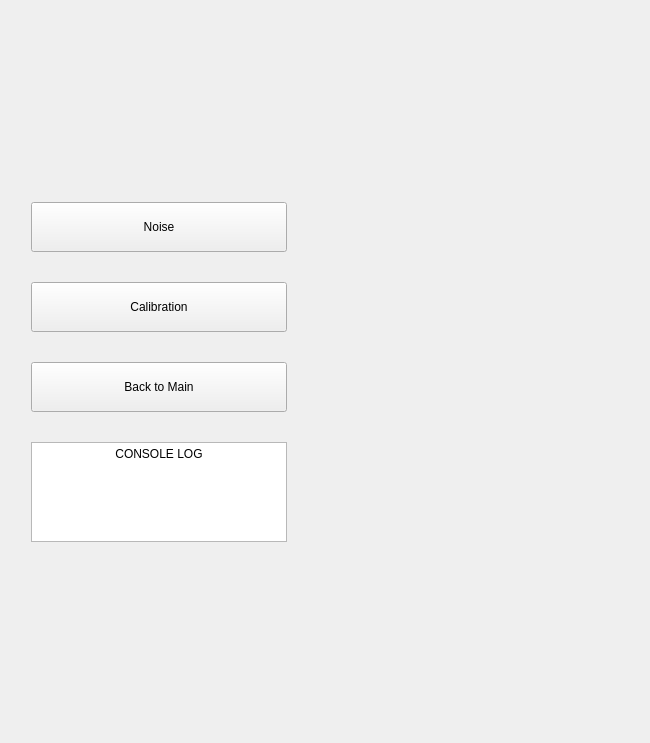
      <widget class="QWidget" name="extras_page">
       <property name="enabled">
        <bool>true</bool>
       </property>
       <property name="sizePolicy">
        <sizepolicy hsizetype="Preferred" vsizetype="Preferred">
         <horstretch>0</horstretch>
         <verstretch>0</verstretch>
        </sizepolicy>
       </property>
       <property name="toolTipDuration">
        <number>-1</number>
       </property>
       <layout class="QGridLayout" name="gridLayout_10">
        <item row="0" column="0">
         <spacer name="extras_left_spacer">
          <property name="orientation">
           <enum>Qt::Horizontal</enum>
          </property>
          <property name="sizeType">
           <enum>QSizePolicy::Expanding</enum>
          </property>
          <property name="sizeHint" stdset="0">
           <size>
            <width>20</width>
            <height>20</height>
           </size>
          </property>
         </spacer>
        </item>
        <item row="0" column="2">
         <spacer name="extras_right_spacer">
          <property name="orientation">
           <enum>Qt::Horizontal</enum>
          </property>
          <property name="sizeType">
           <enum>QSizePolicy::Expanding</enum>
          </property>
          <property name="sizeHint" stdset="0">
           <size>
            <width>352</width>
            <height>721</height>
           </size>
          </property>
         </spacer>
        </item>
        <item row="0" column="1">
         <layout class="QVBoxLayout" name="extras_buttons" stretch="0,0,0,0,0,0">
          <property name="spacing">
           <number>30</number>
          </property>
          <item>
           <spacer name="extras_upper_spacer">
            <property name="orientation">
             <enum>Qt::Vertical</enum>
            </property>
            <property name="sizeHint" stdset="0">
             <size>
              <width>20</width>
              <height>40</height>
             </size>
            </property>
           </spacer>
          </item>
          <item>
           <widget class="QPushButton" name="extras_to_noise_button">
            <property name="sizePolicy">
             <sizepolicy hsizetype="Minimum" vsizetype="Fixed">
              <horstretch>0</horstretch>
              <verstretch>0</verstretch>
             </sizepolicy>
            </property>
            <property name="minimumSize">
             <size>
              <width>248</width>
              <height>50</height>
             </size>
            </property>
            <property name="text">
             <string>Noise</string>
            </property>
           </widget>
          </item>
          <item>
           <widget class="QPushButton" name="extras_to_calibration_button">
            <property name="minimumSize">
             <size>
              <width>0</width>
              <height>50</height>
             </size>
            </property>
            <property name="text">
             <string>Calibration</string>
            </property>
           </widget>
          </item>
          <item>
           <widget class="QPushButton" name="extras_to_main_button">
            <property name="sizePolicy">
             <sizepolicy hsizetype="Minimum" vsizetype="Fixed">
              <horstretch>0</horstretch>
              <verstretch>0</verstretch>
             </sizepolicy>
            </property>
            <property name="minimumSize">
             <size>
              <width>0</width>
              <height>50</height>
             </size>
            </property>
            <property name="text">
             <string>Back to Main</string>
            </property>
           </widget>
          </item>
          <item>
           <widget class="QTextEdit" name="extras_console_log">
            <property name="sizePolicy">
             <sizepolicy hsizetype="Minimum" vsizetype="Minimum">
              <horstretch>0</horstretch>
              <verstretch>0</verstretch>
             </sizepolicy>
            </property>
            <property name="maximumSize">
             <size>
              <width>16777215</width>
              <height>100</height>
             </size>
            </property>
            <property name="readOnly">
             <bool>true</bool>
            </property>
            <property name="markdown">
             <string>CONSOLE LOG

</string>
            </property>
            <property name="html">
             <string>&lt;!DOCTYPE HTML PUBLIC &quot;-//W3C//DTD HTML 4.0//EN&quot; &quot;http://www.w3.org/TR/REC-html40/strict.dtd&quot;&gt;
&lt;html&gt;&lt;head&gt;&lt;meta name=&quot;qrichtext&quot; content=&quot;1&quot; /&gt;&lt;meta charset=&quot;utf-8&quot; /&gt;&lt;style type=&quot;text/css&quot;&gt;
p, li { white-space: pre-wrap; }
hr { height: 1px; border-width: 0; }
li.unchecked::marker { content: &quot;\2610&quot;; }
li.checked::marker { content: &quot;\2612&quot;; }
&lt;/style&gt;&lt;/head&gt;&lt;body style=&quot; font-family:'Segoe UI'; font-size:9pt; font-weight:400; font-style:normal;&quot;&gt;
&lt;p align=&quot;center&quot; style=&quot; margin-top:0px; margin-bottom:0px; margin-left:0px; margin-right:0px; -qt-block-indent:0; text-indent:0px;&quot;&gt;&lt;span style=&quot; font-family:'MS Shell Dlg 2';&quot;&gt;CONSOLE LOG&lt;/span&gt;&lt;/p&gt;&lt;/body&gt;&lt;/html&gt;</string>
            </property>
           </widget>
          </item>
          <item>
           <spacer name="extras_lower_spacer">
            <property name="orientation">
             <enum>Qt::Vertical</enum>
            </property>
            <property name="sizeHint" stdset="0">
             <size>
              <width>20</width>
              <height>40</height>
             </size>
            </property>
           </spacer>
          </item>
         </layout>
        </item>
       </layout>
      </widget>
